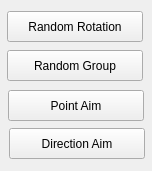
<?xml version="1.0" encoding="UTF-8"?>
<ui version="4.0">
 <class>mainWindow</class>
 <widget class="QWidget" name="mainWindow">
  <property name="geometry">
   <rect>
    <x>0</x>
    <y>0</y>
    <width>152</width>
    <height>171</height>
   </rect>
  </property>
  <property name="windowTitle">
   <string>Crowd Formation</string>
  </property>
  <widget class="QPushButton" name="rndBtn">
   <property name="geometry">
    <rect>
     <x>7</x>
     <y>11</y>
     <width>136</width>
     <height>31</height>
    </rect>
   </property>
   <property name="text">
    <string>Random Rotation</string>
   </property>
  </widget>
  <widget class="QPushButton" name="grpBtn">
   <property name="geometry">
    <rect>
     <x>7</x>
     <y>50</y>
     <width>136</width>
     <height>31</height>
    </rect>
   </property>
   <property name="text">
    <string>Random Group</string>
   </property>
  </widget>
  <widget class="QPushButton" name="aimBtn">
   <property name="geometry">
    <rect>
     <x>8</x>
     <y>90</y>
     <width>136</width>
     <height>31</height>
    </rect>
   </property>
   <property name="text">
    <string>Point Aim</string>
   </property>
  </widget>
  <widget class="QPushButton" name="drtBtn">
   <property name="geometry">
    <rect>
     <x>9</x>
     <y>128</y>
     <width>136</width>
     <height>31</height>
    </rect>
   </property>
   <property name="text">
    <string>Direction Aim</string>
   </property>
  </widget>
 </widget>
 <resources/>
 <connections/>
</ui>
